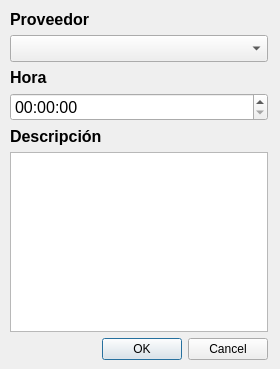
<?xml version="1.0" encoding="UTF-8"?>
<ui version="4.0">
 <class>emergenteagendar</class>
 <widget class="QDialog" name="emergenteagendar">
  <property name="geometry">
   <rect>
    <x>0</x>
    <y>0</y>
    <width>280</width>
    <height>369</height>
   </rect>
  </property>
  <property name="windowTitle">
   <string>Agendar</string>
  </property>
  <widget class="QWidget" name="layoutWidget">
   <property name="geometry">
    <rect>
     <x>10</x>
     <y>10</y>
     <width>258</width>
     <height>350</height>
    </rect>
   </property>
   <layout class="QVBoxLayout" name="verticalLayout">
    <item>
     <widget class="QLabel" name="label">
      <property name="font">
       <font>
        <pointsize>12</pointsize>
        <weight>75</weight>
        <bold>true</bold>
       </font>
      </property>
      <property name="text">
       <string>Proveedor</string>
      </property>
     </widget>
    </item>
    <item>
     <widget class="QComboBox" name="proveedores">
      <property name="font">
       <font>
        <pointsize>12</pointsize>
       </font>
      </property>
     </widget>
    </item>
    <item>
     <widget class="QLabel" name="label_2">
      <property name="font">
       <font>
        <pointsize>12</pointsize>
        <weight>75</weight>
        <bold>true</bold>
       </font>
      </property>
      <property name="text">
       <string>Hora</string>
      </property>
     </widget>
    </item>
    <item>
     <widget class="QTimeEdit" name="hora">
      <property name="font">
       <font>
        <pointsize>12</pointsize>
       </font>
      </property>
     </widget>
    </item>
    <item>
     <widget class="QLabel" name="label_3">
      <property name="font">
       <font>
        <pointsize>12</pointsize>
        <weight>75</weight>
        <bold>true</bold>
       </font>
      </property>
      <property name="text">
       <string>Descripción</string>
      </property>
     </widget>
    </item>
    <item>
     <widget class="QPlainTextEdit" name="descripcion"/>
    </item>
    <item>
     <widget class="QDialogButtonBox" name="buttonBox">
      <property name="orientation">
       <enum>Qt::Horizontal</enum>
      </property>
      <property name="standardButtons">
       <set>QDialogButtonBox::Cancel|QDialogButtonBox::Ok</set>
      </property>
     </widget>
    </item>
   </layout>
  </widget>
 </widget>
 <resources/>
 <connections>
  <connection>
   <sender>buttonBox</sender>
   <signal>accepted()</signal>
   <receiver>emergenteagendar</receiver>
   <slot>accept()</slot>
   <hints>
    <hint type="sourcelabel">
     <x>248</x>
     <y>254</y>
    </hint>
    <hint type="destinationlabel">
     <x>157</x>
     <y>274</y>
    </hint>
   </hints>
  </connection>
  <connection>
   <sender>buttonBox</sender>
   <signal>rejected()</signal>
   <receiver>emergenteagendar</receiver>
   <slot>reject()</slot>
   <hints>
    <hint type="sourcelabel">
     <x>316</x>
     <y>260</y>
    </hint>
    <hint type="destinationlabel">
     <x>286</x>
     <y>274</y>
    </hint>
   </hints>
  </connection>
 </connections>
</ui>
